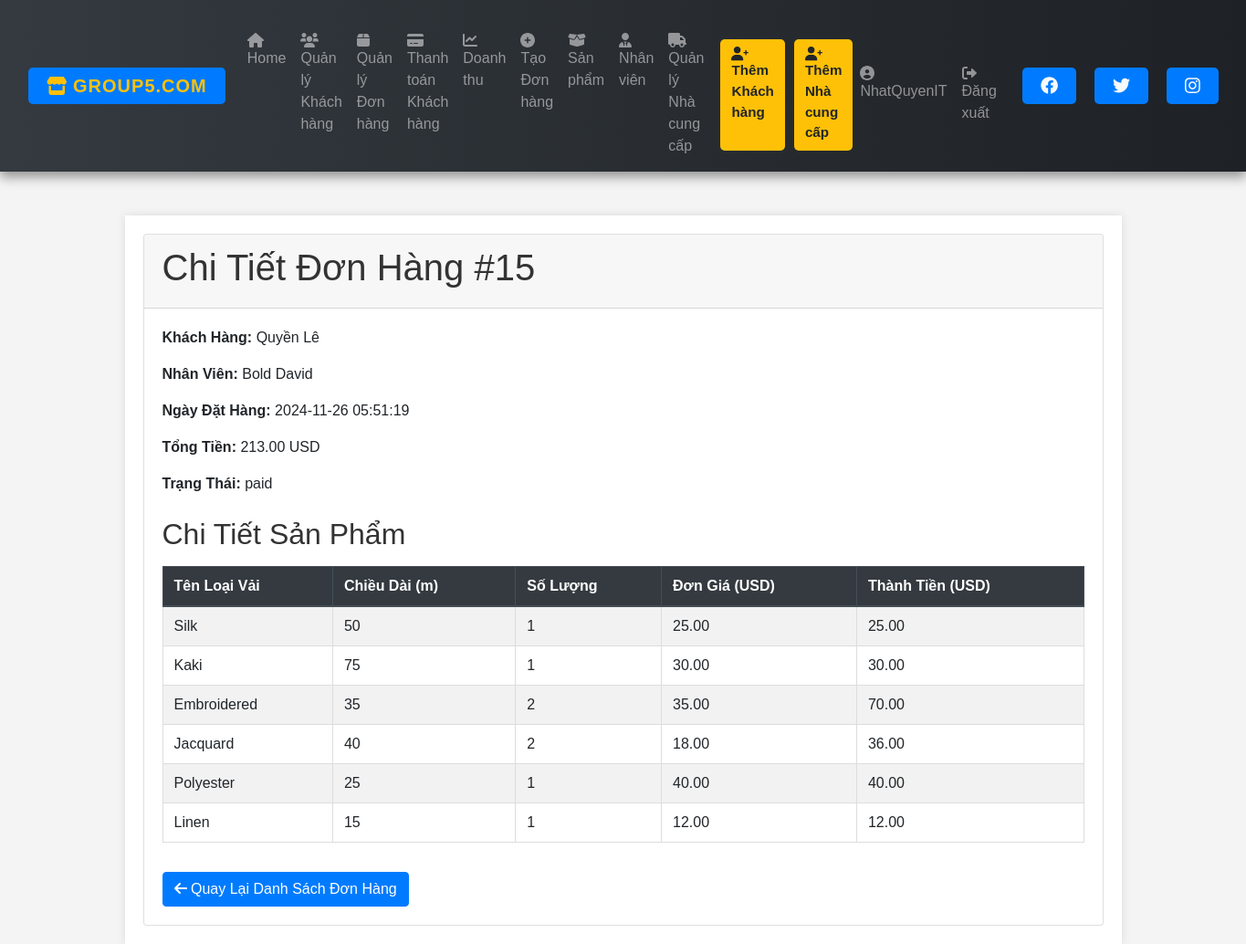
The page /order_details.php?id=15 (signed in) on the database its author committed.
### tables this page shows
CREATE TABLE `orders` (
  `OCode` int(11) NOT NULL,
  `TotalPrice` decimal(10,2) DEFAULT NULL,
  `OrderTime` timestamp NOT NULL DEFAULT current_timestamp(),
  `Status` varchar(50) DEFAULT NULL,
  `HandleTime` timestamp NULL DEFAULT NULL,
  `ECode` int(11) DEFAULT NULL,
  `CusId` int(11) DEFAULT NULL,
  `Cancellation_Reason` varchar(255) DEFAULT NULL
);

CREATE TABLE `customer` (
  `CusId` int(11) NOT NULL,
  `Fname` varchar(100) DEFAULT NULL,
  `Lname` varchar(100) DEFAULT NULL,
  `Phone` varchar(15) DEFAULT NULL,
  `Address` varchar(200) DEFAULT NULL,
  `Dept` decimal(10,2) DEFAULT NULL,
  `ECode` int(11) DEFAULT NULL
);

CREATE TABLE `employee` (
  `ECode` int(11) NOT NULL,
  `Fname` varchar(100) DEFAULT NULL,
  `Lname` varchar(100) DEFAULT NULL,
  `Gender` varchar(10) DEFAULT NULL,
  `Address` varchar(200) DEFAULT NULL,
  `Phone` varchar(15) DEFAULT NULL,
  `Role` varchar(50) DEFAULT NULL
);

CREATE TABLE `order_detail` (
  `DetailId` int(11) NOT NULL,
  `OCode` int(11) NOT NULL,
  `BCode` int(11) NOT NULL,
  `Quantity` int(11) NOT NULL,
  `UnitPrice` decimal(10,2) NOT NULL,
  `TotalPrice` decimal(10,2) NOT NULL
);

CREATE TABLE `category` (
  `CCode` int(11) NOT NULL,
  `Name` varchar(100) DEFAULT NULL,
  `Color` varchar(50) DEFAULT NULL,
  `RemainQuantity` int(11) DEFAULT NULL,
  `Price` decimal(10,2) DEFAULT NULL,
  `AppliedDate` date DEFAULT NULL,
  `SCode` int(11) DEFAULT NULL,
  `img` varchar(255) DEFAULT NULL
);

CREATE TABLE `bolt` (
  `BCode` int(11) NOT NULL,
  `Length` int(11) DEFAULT NULL,
  `CCode` int(11) DEFAULT NULL
);

### order_details.php (the view, shortened to what this page needs)
<?php
require 'connect.php';
include 'nav.php';
$order_id = $_GET['id'];
$stmt = $conn->prepare("
    SELECT
        orders.OCode,
        orders.TotalPrice,
        orders.OrderTime,
        orders.Status,
        customer.Fname AS cust_first,
        customer.Lname AS cust_last,
        employee.Fname AS emp_first,
        employee.Lname AS emp_last
    FROM orders
    JOIN customer ON orders.CusId = customer.CusId
    JOIN employee ON orders.ECode = employee.ECode
    WHERE orders.OCode = ?
");
$stmt->execute([$order_id]);
$order = $stmt->fetch(PDO::FETCH_ASSOC);
$stmt = $conn->prepare("
    SELECT
        order_detail.BCode,
        order_detail.Quantity,
        order_detail.UnitPrice,
        order_detail.TotalPrice,
        category.Name AS fabric_name,
        bolt.Length AS fabric_length
    FROM order_detail
    JOIN bolt ON order_detail.BCode = bolt.BCode
    JOIN category ON bolt.CCode = category.CCode
    WHERE order_detail.OCode = ?
");
$stmt->execute([$order_id]);
$order_details = $stmt->fetchAll(PDO::FETCH_ASSOC);
?>
<!DOCTYPE html>
<html lang="vi">
<head>
    <link rel="stylesheet" href="https://stackpath.bootstrapcdn.com/bootstrap/4.5.2/css/bootstrap.min.css">
    <link rel="stylesheet" href="styles.css">
</head>
<body>
    <div class="container mt-5">
        <div class="card">
            <div class="card-header">
                <h1>Chi Tiết Đơn Hàng #<?= htmlspecialchars($order['OCode']) ?></h1>
            </div>
            <div class="card-body">
                <p><strong>Khách Hàng:</strong> <?= htmlspecialchars($order['cust_first'] . " " . $order['cust_last']) ?></p>
                <p><strong>Nhân Viên:</strong> <?= htmlspecialchars($order['emp_first'] . " " . $order['emp_last']) ?></p>
                <p><strong>Ngày Đặt Hàng:</strong> <?= htmlspecialchars($order['OrderTime']) ?></p>
                <p><strong>Tổng Tiền:</strong> <?= number_format($order['TotalPrice'], 2) ?> USD</p>
                <p><strong>Trạng Thái:</strong> <?= htmlspecialchars($order['Status']) ?></p>
                <h2 class="mt-4">Chi Tiết Sản Phẩm</h2>
                <table class="table table-striped mt-3">
                    <thead class="thead-dark">
                        <tr>
                            <th>Tên Loại Vải</th>
                            <th>Chiều Dài (m)</th>
                            <th>Số Lượng</th>
                            <th>Đơn Giá (USD)</th>
                            <th>Thành Tiền (USD)</th>
                        </tr>
                    </thead>
                    <tbody>
                        <?php foreach ($order_details as $detail): ?>
                            <tr>
                                <td><?= htmlspecialchars($detail['fabric_name']) ?></td>
                                <td><?= htmlspecialchars($detail['fabric_length']) ?></td>
                                <td><?= htmlspecialchars($detail['Quantity']) ?></td>
                                <td><?= number_format($detail['UnitPrice'], 2) ?></td>
                                <td><?= number_format($detail['TotalPrice'], 2) ?></td>
                            </tr>
                        <?php endforeach; ?>
                    </tbody>
                </table>
                <a href="orders.php" class="btn btn-primary mt-3"><i class="fa fa-arrow-left" aria-hidden="true"></i> Quay Lại Danh Sách Đơn Hàng</a>
            </div>
        </div>
    </div>
</body>
</html>

### styles.css (style rules this page uses)
body { font-family: Arial, sans-serif; background-color: #f4f4f4; margin: 0; padding: 0; }
h1, h2 { color: #333; }
.container { width: 80%; margin: 0 auto; background-color: #fff; padding: 20px; box-shadow: 0 0 10px rgba(0, 0, 0, 0.1); margin-top: 20px; }
table { width: 100%; border-collapse: collapse; margin-top: 20px; }
table, th, td { border: 1px solid #ddd; }
th, td { padding: 10px; text-align: left; }
th { background-color: #f2f2f2; }
a { display: inline-block; margin-top: 20px; padding: 10px 20px; background-color: #007bff; color: #fff; text-decoration: none; border-radius: 5px; }

### rows shown on the page
orders: OCode "15", CusId.Lname "Quyền Lê", ECode.Lname "Bold David", OrderTime "2024-11-26 05:51:19", TotalPrice "213.00", Status "paid"
order_detail: category.Name "Silk", BCode.Length "50", Quantity "1", UnitPrice "25.00", TotalPrice "25.00"
order_detail: category.Name "Kaki", BCode.Length "75", Quantity "1", UnitPrice "30.00", TotalPrice "30.00"
order_detail: category.Name "Embroidered", BCode.Length "35", Quantity "2", UnitPrice "35.00", TotalPrice "70.00"
order_detail: category.Name "Jacquard", BCode.Length "40", Quantity "2", UnitPrice "18.00", TotalPrice "36.00"
order_detail: category.Name "Polyester", BCode.Length "25", Quantity "1", UnitPrice "40.00", TotalPrice "40.00"
order_detail: category.Name "Linen", BCode.Length "15", Quantity "1", UnitPrice "12.00", TotalPrice "12.00"

### other values the page prints
$_SESSION['username'] "NhatQuyenIT"
